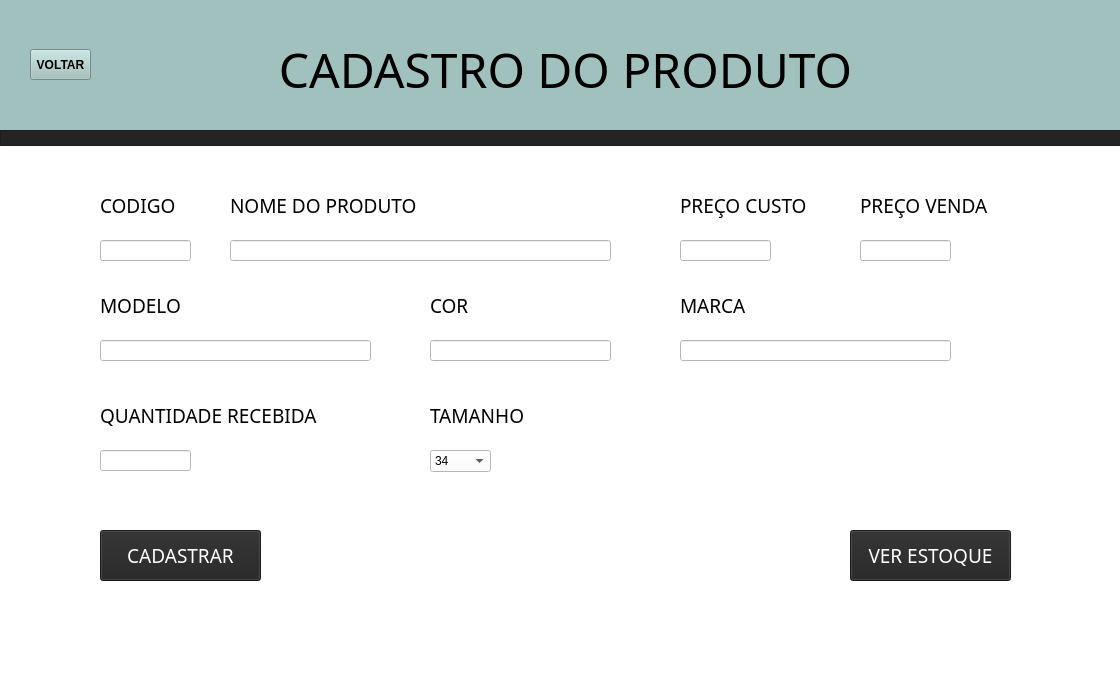
<?xml version="1.0" encoding="UTF-8"?>
<ui version="4.0">
 <class>MainWindow</class>
 <widget class="QMainWindow" name="MainWindow">
  <property name="geometry">
   <rect>
    <x>0</x>
    <y>0</y>
    <width>1120</width>
    <height>680</height>
   </rect>
  </property>
  <property name="font">
   <font>
    <family>Eras Medium ITC</family>
   </font>
  </property>
  <property name="windowTitle">
   <string>MainWindow</string>
  </property>
  <property name="styleSheet">
   <string notr="true">background-color: rgb(255, 255, 255);
background-color: rgb(255, 255, 255);</string>
  </property>
  <property name="animated">
   <bool>true</bool>
  </property>
  <widget class="QWidget" name="centralwidget">
   <widget class="QLabel" name="nome_produto">
    <property name="geometry">
     <rect>
      <x>230</x>
      <y>190</y>
      <width>221</width>
      <height>31</height>
     </rect>
    </property>
    <property name="font">
     <font>
      <family>Eras Medium ITC</family>
      <pointsize>14</pointsize>
     </font>
    </property>
    <property name="text">
     <string>NOME DO PRODUTO</string>
    </property>
   </widget>
   <widget class="QLabel" name="tamanho">
    <property name="geometry">
     <rect>
      <x>430</x>
      <y>400</y>
      <width>101</width>
      <height>31</height>
     </rect>
    </property>
    <property name="font">
     <font>
      <family>Eras Medium ITC</family>
      <pointsize>14</pointsize>
     </font>
    </property>
    <property name="text">
     <string>TAMANHO</string>
    </property>
   </widget>
   <widget class="QLabel" name="modelo">
    <property name="geometry">
     <rect>
      <x>100</x>
      <y>290</y>
      <width>101</width>
      <height>31</height>
     </rect>
    </property>
    <property name="font">
     <font>
      <family>Eras Medium ITC</family>
      <pointsize>14</pointsize>
     </font>
    </property>
    <property name="text">
     <string>MODELO</string>
    </property>
   </widget>
   <widget class="QLabel" name="cor">
    <property name="geometry">
     <rect>
      <x>430</x>
      <y>290</y>
      <width>101</width>
      <height>31</height>
     </rect>
    </property>
    <property name="font">
     <font>
      <family>Eras Medium ITC</family>
      <pointsize>14</pointsize>
     </font>
    </property>
    <property name="text">
     <string>COR</string>
    </property>
   </widget>
   <widget class="QLabel" name="marca">
    <property name="geometry">
     <rect>
      <x>680</x>
      <y>290</y>
      <width>101</width>
      <height>31</height>
     </rect>
    </property>
    <property name="font">
     <font>
      <family>Eras Medium ITC</family>
      <pointsize>14</pointsize>
     </font>
    </property>
    <property name="text">
     <string>MARCA</string>
    </property>
   </widget>
   <widget class="QLabel" name="codigo">
    <property name="geometry">
     <rect>
      <x>100</x>
      <y>190</y>
      <width>101</width>
      <height>31</height>
     </rect>
    </property>
    <property name="font">
     <font>
      <family>Eras Medium ITC</family>
      <pointsize>14</pointsize>
     </font>
    </property>
    <property name="text">
     <string>CODIGO</string>
    </property>
   </widget>
   <widget class="QLabel" name="qntdd_recebida">
    <property name="geometry">
     <rect>
      <x>100</x>
      <y>400</y>
      <width>221</width>
      <height>31</height>
     </rect>
    </property>
    <property name="font">
     <font>
      <family>Eras Medium ITC</family>
      <pointsize>14</pointsize>
     </font>
    </property>
    <property name="text">
     <string>QUANTIDADE RECEBIDA</string>
    </property>
   </widget>
   <widget class="QLineEdit" name="insert_nome_produto">
    <property name="geometry">
     <rect>
      <x>230</x>
      <y>240</y>
      <width>381</width>
      <height>21</height>
     </rect>
    </property>
   </widget>
   <widget class="QLineEdit" name="insert_modelo">
    <property name="geometry">
     <rect>
      <x>100</x>
      <y>340</y>
      <width>271</width>
      <height>21</height>
     </rect>
    </property>
   </widget>
   <widget class="QLineEdit" name="insert_marca">
    <property name="geometry">
     <rect>
      <x>680</x>
      <y>340</y>
      <width>271</width>
      <height>21</height>
     </rect>
    </property>
   </widget>
   <widget class="QLineEdit" name="insert_qntd_recebida">
    <property name="geometry">
     <rect>
      <x>100</x>
      <y>450</y>
      <width>91</width>
      <height>21</height>
     </rect>
    </property>
   </widget>
   <widget class="QLineEdit" name="insert_cor">
    <property name="geometry">
     <rect>
      <x>430</x>
      <y>340</y>
      <width>181</width>
      <height>21</height>
     </rect>
    </property>
   </widget>
   <widget class="QLineEdit" name="insert_cod">
    <property name="geometry">
     <rect>
      <x>100</x>
      <y>240</y>
      <width>91</width>
      <height>21</height>
     </rect>
    </property>
   </widget>
   <widget class="QLabel" name="preco_venda">
    <property name="geometry">
     <rect>
      <x>860</x>
      <y>190</y>
      <width>141</width>
      <height>31</height>
     </rect>
    </property>
    <property name="font">
     <font>
      <family>Eras Medium ITC</family>
      <pointsize>14</pointsize>
     </font>
    </property>
    <property name="text">
     <string>PREÇO VENDA</string>
    </property>
   </widget>
   <widget class="QLabel" name="preco_custo">
    <property name="geometry">
     <rect>
      <x>680</x>
      <y>190</y>
      <width>141</width>
      <height>31</height>
     </rect>
    </property>
    <property name="font">
     <font>
      <family>Eras Medium ITC</family>
      <pointsize>14</pointsize>
     </font>
    </property>
    <property name="text">
     <string>PREÇO CUSTO</string>
    </property>
   </widget>
   <widget class="QLineEdit" name="insert_preco_custo">
    <property name="geometry">
     <rect>
      <x>680</x>
      <y>240</y>
      <width>91</width>
      <height>21</height>
     </rect>
    </property>
   </widget>
   <widget class="QLineEdit" name="insert_preco_venda">
    <property name="geometry">
     <rect>
      <x>860</x>
      <y>240</y>
      <width>91</width>
      <height>21</height>
     </rect>
    </property>
   </widget>
   <widget class="QFrame" name="frame">
    <property name="geometry">
     <rect>
      <x>0</x>
      <y>-11</y>
      <width>1121</width>
      <height>151</height>
     </rect>
    </property>
    <property name="styleSheet">
     <string notr="true">background-color: rgb(161, 193, 190);</string>
    </property>
    <property name="frameShape">
     <enum>QFrame::StyledPanel</enum>
    </property>
    <property name="frameShadow">
     <enum>QFrame::Raised</enum>
    </property>
    <widget class="QLabel" name="titulo">
     <property name="geometry">
      <rect>
       <x>250</x>
       <y>30</y>
       <width>631</width>
       <height>101</height>
      </rect>
     </property>
     <property name="font">
      <font>
       <family>Eras Demi ITC</family>
       <pointsize>36</pointsize>
      </font>
     </property>
     <property name="text">
      <string>CADASTRO DO PRODUTO</string>
     </property>
     <property name="alignment">
      <set>Qt::AlignCenter</set>
     </property>
    </widget>
    <widget class="QLabel" name="logo">
     <property name="geometry">
      <rect>
       <x>-10</x>
       <y>-40</y>
       <width>231</width>
       <height>251</height>
      </rect>
     </property>
     <property name="text">
      <string/>
     </property>
     <property name="pixmap">
      <pixmap>../../../../../964742/Downloads/Meteoro_Calçados_Logo-removebg-preview.png</pixmap>
     </property>
     <property name="scaledContents">
      <bool>true</bool>
     </property>
    </widget>
    <widget class="QPushButton" name="bt_voltar">
     <property name="geometry">
      <rect>
       <x>30</x>
       <y>60</y>
       <width>61</width>
       <height>31</height>
      </rect>
     </property>
     <property name="font">
      <font>
       <weight>75</weight>
       <bold>true</bold>
      </font>
     </property>
     <property name="cursor">
      <cursorShape>PointingHandCursor</cursorShape>
     </property>
     <property name="styleSheet">
      <string notr="true">background-color: rgb(161, 193, 190);</string>
     </property>
     <property name="text">
      <string>VOLTAR</string>
     </property>
     <property name="icon">
      <iconset>
       <normaloff>../../../../../964742/Downloads/image (1).png</normaloff>../../../../../964742/Downloads/image (1).png</iconset>
     </property>
     <property name="iconSize">
      <size>
       <width>55</width>
       <height>55</height>
      </size>
     </property>
    </widget>
   </widget>
   <widget class="QFrame" name="frame_2">
    <property name="geometry">
     <rect>
      <x>0</x>
      <y>130</y>
      <width>1121</width>
      <height>16</height>
     </rect>
    </property>
    <property name="styleSheet">
     <string notr="true">background-color: rgb(36, 36, 36);</string>
    </property>
    <property name="frameShape">
     <enum>QFrame::StyledPanel</enum>
    </property>
    <property name="frameShadow">
     <enum>QFrame::Raised</enum>
    </property>
   </widget>
   <widget class="QPushButton" name="bt_cadastrar">
    <property name="geometry">
     <rect>
      <x>100</x>
      <y>530</y>
      <width>161</width>
      <height>51</height>
     </rect>
    </property>
    <property name="font">
     <font>
      <family>Eras Demi ITC</family>
      <pointsize>14</pointsize>
     </font>
    </property>
    <property name="cursor">
     <cursorShape>PointingHandCursor</cursorShape>
    </property>
    <property name="styleSheet">
     <string notr="true">background-color: rgb(36, 36, 36);
color: rgb(255, 255, 255);</string>
    </property>
    <property name="text">
     <string>CADASTRAR</string>
    </property>
   </widget>
   <widget class="QPushButton" name="bt_estoque">
    <property name="geometry">
     <rect>
      <x>850</x>
      <y>530</y>
      <width>161</width>
      <height>51</height>
     </rect>
    </property>
    <property name="font">
     <font>
      <family>Eras Demi ITC</family>
      <pointsize>14</pointsize>
     </font>
    </property>
    <property name="cursor">
     <cursorShape>PointingHandCursor</cursorShape>
    </property>
    <property name="styleSheet">
     <string notr="true">background-color: rgb(36, 36, 36);
color: rgb(255, 255, 255);</string>
    </property>
    <property name="text">
     <string>VER ESTOQUE</string>
    </property>
   </widget>
   <widget class="QComboBox" name="comboBox">
    <property name="geometry">
     <rect>
      <x>430</x>
      <y>450</y>
      <width>61</width>
      <height>22</height>
     </rect>
    </property>
    <property name="editable">
     <bool>false</bool>
    </property>
    <item>
     <property name="text">
      <string>34</string>
     </property>
    </item>
    <item>
     <property name="text">
      <string>35</string>
     </property>
    </item>
    <item>
     <property name="text">
      <string>36</string>
     </property>
    </item>
    <item>
     <property name="text">
      <string>37</string>
     </property>
    </item>
    <item>
     <property name="text">
      <string>38</string>
     </property>
    </item>
    <item>
     <property name="text">
      <string>39</string>
     </property>
    </item>
    <item>
     <property name="text">
      <string>40</string>
     </property>
    </item>
    <item>
     <property name="text">
      <string>41</string>
     </property>
    </item>
    <item>
     <property name="text">
      <string>42</string>
     </property>
    </item>
    <item>
     <property name="text">
      <string>43</string>
     </property>
    </item>
    <item>
     <property name="text">
      <string>44</string>
     </property>
    </item>
    <item>
     <property name="text">
      <string>45</string>
     </property>
    </item>
    <item>
     <property name="text">
      <string>46</string>
     </property>
    </item>
   </widget>
   <zorder>frame</zorder>
   <zorder>nome_produto</zorder>
   <zorder>tamanho</zorder>
   <zorder>modelo</zorder>
   <zorder>cor</zorder>
   <zorder>marca</zorder>
   <zorder>codigo</zorder>
   <zorder>qntdd_recebida</zorder>
   <zorder>insert_nome_produto</zorder>
   <zorder>insert_modelo</zorder>
   <zorder>insert_marca</zorder>
   <zorder>insert_qntd_recebida</zorder>
   <zorder>insert_cor</zorder>
   <zorder>insert_cod</zorder>
   <zorder>preco_venda</zorder>
   <zorder>preco_custo</zorder>
   <zorder>insert_preco_custo</zorder>
   <zorder>insert_preco_venda</zorder>
   <zorder>frame_2</zorder>
   <zorder>bt_cadastrar</zorder>
   <zorder>bt_estoque</zorder>
   <zorder>comboBox</zorder>
  </widget>
  <widget class="QMenuBar" name="menubar">
   <property name="geometry">
    <rect>
     <x>0</x>
     <y>0</y>
     <width>1120</width>
     <height>21</height>
    </rect>
   </property>
  </widget>
  <widget class="QStatusBar" name="statusbar"/>
 </widget>
 <resources/>
 <connections/>
</ui>
